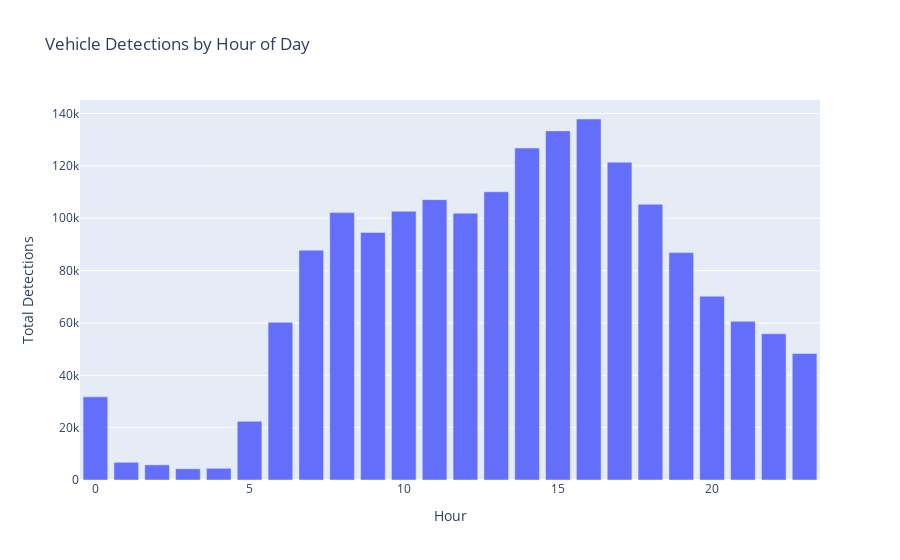

The notebook cell saved with this chart:
### Code cell
import plotly.express as px

fig = px.bar(
    x=hourly_total.index,
    y=hourly_total.values,
    title='Vehicle Detections by Hour of Day',
    labels={'x': 'Hour', 'y': 'Total Detections'}
)
fig.show()

### Figure 1 — Plotly figure (JSON) as saved in the notebook; plotly's stock layout.template omitted (floating-point values rounded to 4 significant figures)
{"data": [{"hovertemplate": "Hour=%{x}<br>Total Detections=%{y}<extra></extra>", "legendgroup": "", "marker": {"color": "#636efa", "pattern": {"shape": ""}}, "name": "", "orientation": "v", "showlegend": false, "textposition": "auto", "type": "bar", "x": [0, 1, 2, 3, 4, 5, 6, 7, 8, 9, 10, 11, 12, 13, 14, 15, 16, 17, 18, 19, 20, 21, 22, 23], "xaxis": "x", "y": [31770.0, 6761.0, 5792.0, 4297.0, 4475.0, 22420.0, 60230.0, 87770.0, 102100.0, 94600.0, 102700.0, 107100.0, 101900.0, 110100.0, 126800.0, 133400.0, 137900.0, 121400.0, 105300.0, 86870.0, 70200.0, 60640.0, 55860.0, 48360.0], "yaxis": "y"}], "layout": {"autosize": true, "barmode": "relative", "legend": {"tracegroupgap": 0}, "title": {"text": "Vehicle Detections by Hour of Day"}, "xaxis": {"anchor": "y", "autorange": true, "domain": [0, 1], "range": [-0.5, 23.5], "title": {"text": "Hour"}, "type": "linear"}, "yaxis": {"anchor": "x", "autorange": true, "domain": [0, 1], "range": [0, 145200.0], "title": {"text": "Total Detections"}, "type": "linear"}}}
